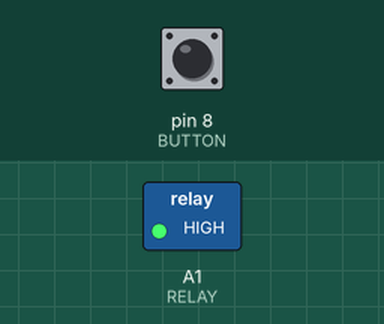
A sketch run on a simulated Arduino Micro, built with avr-gcc and run on an emulated ATmega32U4. Shown: switched loads named in the sketch (green lamp = pin HIGH). Inputs (shaded band) come from the test bench; at power-on: pin 8 (BUTTON) HIGH.

Above: at 1.2 s.
1.3 s: pin 8 (BUTTON) pulled LOW for 3.2 s
At 2.6 s:
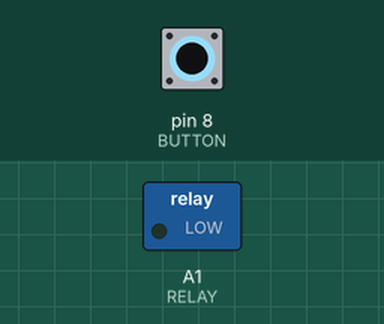
6.0 s: pin 8 (BUTTON) pulled LOW for 0.15 s
At 8.8 s:
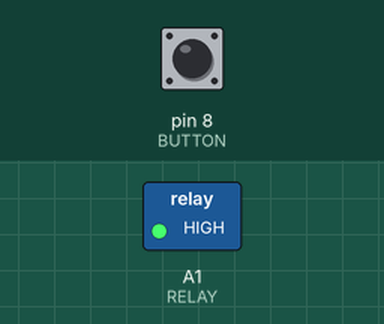
9.1 s: pin 8 (BUTTON) pulled LOW for 1 s
At 9.8 s:
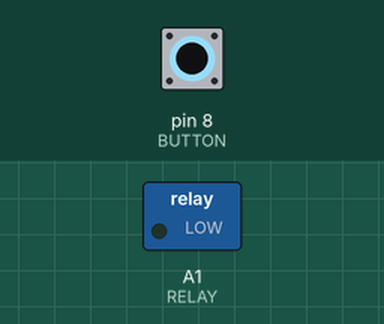
Timing chart, 0 to 12.6 s (numbered marks = the images above; inputs shaded):
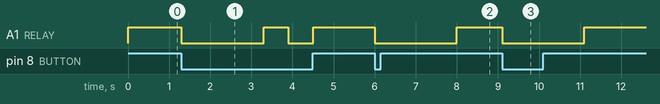

The sketch:

main.ino
```cpp
#include <morse.h>
#include <Button.h>
#include <elapsedMillis.h>

#define RELAY A1
#define BUTTON 8

LEDMorseSender morseSender = LEDMorseSender(RELAY, 2.0);
Button button = Button(BUTTON, INPUT_PULLUP);

elapsedMillis timeElapsed;
unsigned int interval = 5000;
bool waiting = false;

void setup() {
	morseSender.setup();
	morseSender.setMessage(String("wd40"));
}

void loop() {
	// start sending morse code when the button goes on
	if (button.uniquePress()) {
		// first turn off the light to start a clean morse sequence
		digitalWrite(RELAY, LOW);
		// wait for 2 secs before starting morse
		delay(2000);
		morseSender.startSending();
	}
	// if the button is on, play the morse code
	if (button.isPressed()) {
		// if morse message is ended, restart sending it after the interval
		if (!morseSender.continueSending()) {
			if (!waiting) {
				timeElapsed = 0;
				waiting = true;
			}
			if (timeElapsed > interval) {
				morseSender.startSending();
				waiting = false;
			}
		}
	}
	// else turn on the relay/light
	else digitalWrite(RELAY, HIGH);
	delay(100);
}
```

Measured:
- after the input at 1.3 s, A1 (RELAY): HIGH → LOW at once, → HIGH 2.0 s later, → LOW 0.60 s later, → HIGH 0.60 s later
- after the input at 6.0 s, A1 (RELAY): HIGH → LOW at once, → HIGH 2.0 s later
- after the input at 9.1 s, A1 (RELAY): HIGH → LOW at once, → HIGH 2.0 s later
